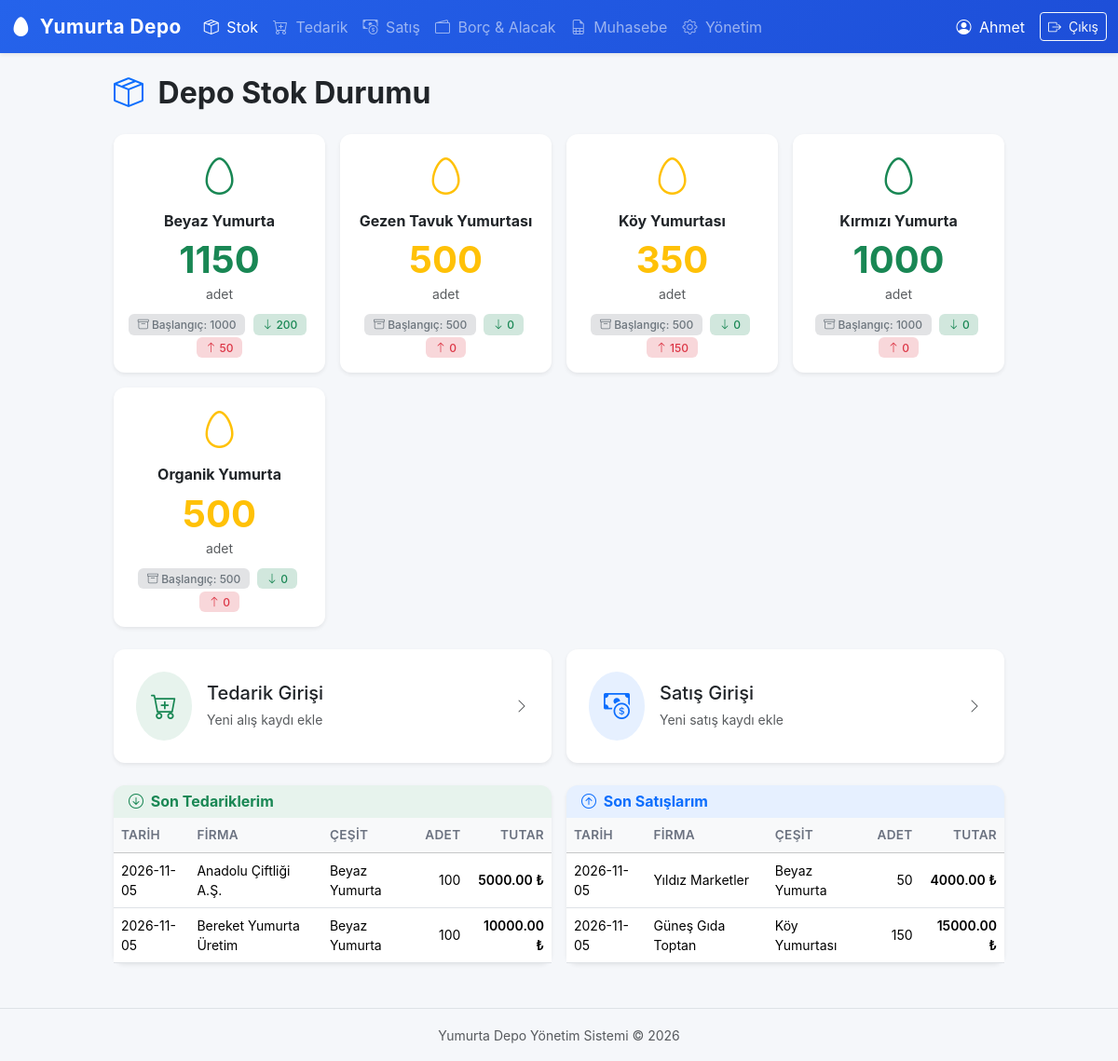
Page / (signed in) on the earlier database version.
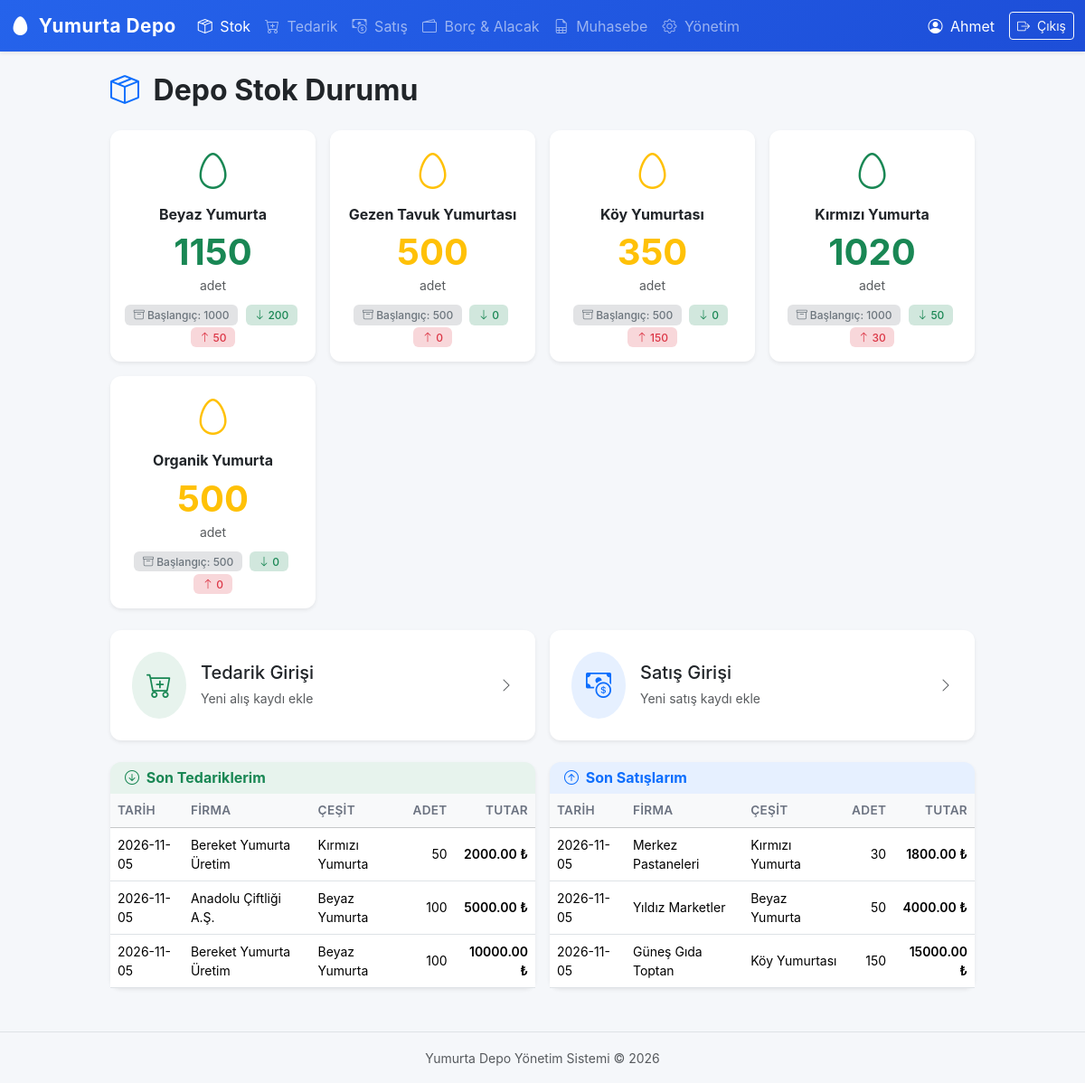
Same page on the later database version.
### tables this page shows
CREATE TABLE egg_types (
            id            INTEGER PRIMARY KEY AUTOINCREMENT,
            name          TEXT    UNIQUE NOT NULL,
            initial_stock INTEGER DEFAULT 0
        );

CREATE TABLE purchases (
            id          INTEGER   PRIMARY KEY AUTOINCREMENT,
            user_id     INTEGER   NOT NULL,
            egg_type_id INTEGER   NOT NULL,
            supplier_id INTEGER   NOT NULL,
            quantity    INTEGER   NOT NULL,
            unit_price  REAL      NOT NULL,
            total_price REAL      NOT NULL,
            date        TEXT      NOT NULL,
            note        TEXT      DEFAULT '',
            created_at  TIMESTAMP DEFAULT CURRENT_TIMESTAMP, paid_amount REAL NOT NULL DEFAULT 0, payment_method TEXT NOT NULL DEFAULT 'Nakit',
            FOREIGN KEY (user_id)     REFERENCES users(id),
            FOREIGN KEY (egg_type_id) REFERENCES egg_types(id),
            FOREIGN KEY (supplier_id) REFERENCES suppliers(id)
        );

CREATE TABLE suppliers (
            id   INTEGER PRIMARY KEY AUTOINCREMENT,
            name TEXT    UNIQUE NOT NULL
        );

CREATE TABLE sales (
            id          INTEGER   PRIMARY KEY AUTOINCREMENT,
            user_id     INTEGER   NOT NULL,
            egg_type_id INTEGER   NOT NULL,
            buyer_id    INTEGER   NOT NULL,
            quantity    INTEGER   NOT NULL,
            unit_price  REAL      NOT NULL,
            total_price REAL      NOT NULL,
            date        TEXT      NOT NULL,
            note        TEXT      DEFAULT '',
            created_at  TIMESTAMP DEFAULT CURRENT_TIMESTAMP, paid_amount REAL NOT NULL DEFAULT 0, payment_method TEXT NOT NULL DEFAULT 'Nakit',
            FOREIGN KEY (user_id)     REFERENCES users(id),
            FOREIGN KEY (egg_type_id) REFERENCES egg_types(id),
            FOREIGN KEY (buyer_id)    REFERENCES buyers(id)
        );

CREATE TABLE buyers (
            id   INTEGER PRIMARY KEY AUTOINCREMENT,
            name TEXT    UNIQUE NOT NULL
        );

### app.py (the view)
@app.route("/")
@login_required
def dashboard():
    stock = db.get_stock()
    conn = db.get_db()
    recent_purchases = conn.execute("""
        SELECT p.*, et.name AS egg_type_name, sup.name AS supplier_name
        FROM purchases p
        JOIN egg_types et  ON et.id  = p.egg_type_id
        JOIN suppliers sup ON sup.id = p.supplier_id
        WHERE p.user_id = ?
        ORDER BY p.created_at DESC LIMIT 5
    """, (session["user_id"],)).fetchall()
    recent_sales = conn.execute("""
        SELECT s.*, et.name AS egg_type_name, b.name AS buyer_name
        FROM sales s
        JOIN egg_types et ON et.id = s.egg_type_id
        JOIN buyers    b  ON b.id  = s.buyer_id
        WHERE s.user_id = ?
        ORDER BY s.created_at DESC LIMIT 5
    """, (session["user_id"],)).fetchall()
    conn.close()
    return render_template(
        "dashboard.html",
        stock=stock,
        recent_purchases=recent_purchases,
        recent_sales=recent_sales,
    )

### templates/dashboard.html (shortened to what this page needs)
{% extends "base.html" %}
{% block content %}
<div class="row justify-content-center">
    <div class="col-lg-10">
        <div class="d-flex justify-content-between align-items-center mb-4">
            <h2 class="fw-bold mb-0">
                <i class="bi bi-box-seam text-primary me-2"></i> Depo Stok Durumu
            </h2>
        </div>
        <div class="row g-3 mb-4">
            {% for item in stock %}
            <div class="col-sm-6 col-md-4 col-lg-3">
                <div class="card h-100 border-0 shadow-sm stock-card">
                    <div class="card-body text-center">
                        <div class="mb-2">
                            <i class="bi bi-egg fs-1
                                {% if item.stock > 500 %}text-success
                                {% elif item.stock > 100 %}text-warning
                                {% elif item.stock > 0 %}text-danger
                                {% else %}text-secondary
                                {% endif %}"></i>
                        </div>
                        <h6 class="card-title fw-bold">{{ item.name }}</h6>
                        <div class="display-6 fw-bold
                            {% if item.stock > 500 %}text-success
                            {% elif item.stock > 100 %}text-warning
                            {% elif item.stock > 0 %}text-danger
                            {% else %}text-secondary
                            {% endif %}">
                            {{ item.stock }}
                        </div>
                        <small class="text-muted">adet</small>
                        <div class="mt-2">
                            {% if item.initial_stock > 0 %}
                            <span class="badge bg-secondary-subtle text-secondary me-1">
                                <i class="bi bi-archive"></i> Başlangıç: {{ item.initial_stock }}
                            </span>
                            {% endif %}
                            <span class="badge bg-success-subtle text-success me-1">
                                <i class="bi bi-arrow-down"></i> {{ item.total_in }}
                            </span>
                            <span class="badge bg-danger-subtle text-danger">
                                <i class="bi bi-arrow-up"></i> {{ item.total_out }}
                            </span>
                        </div>
                    </div>
                </div>
            </div>
            {% endfor %}
        </div>
        <div class="row g-3 mb-4">
            <div class="col-md-6">
                <a href="{{ url_for('tedarik') }}" class="card border-0 shadow-sm text-decoration-none quick-action-card">
                    <div class="card-body d-flex align-items-center p-4">
                        <div class="bg-success bg-opacity-10 rounded-circle p-3 me-3">
                            <i class="bi bi-cart-plus fs-3 text-success"></i>
                        </div>
                        <div>
                            <h5 class="mb-1 text-dark">Tedarik Girişi</h5>
                            <small class="text-muted">Yeni alış kaydı ekle</small>
                        </div>
                        <i class="bi bi-chevron-right ms-auto text-muted"></i>
                    </div>
                </a>
            </div>
            <div class="col-md-6">
                <a href="{{ url_for('satis') }}" class="card border-0 shadow-sm text-decoration-none quick-action-card">
                    <div class="card-body d-flex align-items-center p-4">
                        <div class="bg-primary bg-opacity-10 rounded-circle p-3 me-3">
                            <i class="bi bi-cash-coin fs-3 text-primary"></i>
                        </div>
                        <div>
                            <h5 class="mb-1 text-dark">Satış Girişi</h5>
                            <small class="text-muted">Yeni satış kaydı ekle</small>
                        </div>
                        <i class="bi bi-chevron-right ms-auto text-muted"></i>
                    </div>
                </a>
            </div>
        </div>
        <div class="row g-3">
            <div class="col-md-6">
                <div class="card border-0 shadow-sm">
                    <div class="card-header bg-success bg-opacity-10 border-0">
                        <h6 class="mb-0 fw-bold text-success">
                            <i class="bi bi-arrow-down-circle me-1"></i> Son Tedariklerim
                        </h6>
                    </div>
                    <div class="card-body p-0">
                        {% if recent_purchases %}
                        <div class="table-responsive">
                            <table class="table table-hover mb-0 small">
                                <thead class="table-light">
                                    <tr>
                                        <th>Tarih</th>
                                        <th>Firma</th>
                                        <th>Çeşit</th>
                                        <th class="text-end">Adet</th>
                                        <th class="text-end">Tutar</th>
                                    </tr>
                                </thead>
                                <tbody>
                                    {% for p in recent_purchases %}
                                    <tr>
                                        <td>{{ p.date }}</td>
                                        <td>{{ p.supplier_name }}</td>
                                        <td>{{ p.egg_type_name }}</td>
                                        <td class="text-end">{{ p.quantity }}</td>
                                        <td class="text-end fw-semibold">{{ "%.2f"|format(p.total_price) }} ₺</td>
                                    </tr>
                                    {% endfor %}
                                </tbody>
                            </table>
                        </div>
                        {% else %}
                        <p class="text-muted text-center py-3 mb-0">Henüz tedarik kaydı yok</p>
                        {% endif %}
                    </div>
                </div>
            </div>
            <div class="col-md-6">
                <div class="card border-0 shadow-sm">
                    <div class="card-header bg-primary bg-opacity-10 border-0">
                        <h6 class="mb-0 fw-bold text-primary">
                            <i class="bi bi-arrow-up-circle me-1"></i> Son Satışlarım
                        </h6>
                    </div>
                    <div class="card-body p-0">
                        {% if recent_sales %}
                        <div class="table-responsive">
                            <table class="table table-hover mb-0 small">
                                <thead class="table-light">
                                    <tr>
                                        <th>Tarih</th>
                                        <th>Firma</th>
                                        <th>Çeşit</th>
                                        <th class="text-end">Adet</th>
                                        <th class="text-end">Tutar</th>
                                    </tr>
                                </thead>
                                <tbody>
                                    {% for s in recent_sales %}
                                    <tr>
                                        <td>{{ s.date }}</td>
                                        <td>{{ s.buyer_name }}</td>
                                        <td>{{ s.egg_type_name }}</td>
                                        <td class="text-end">{{ s.quantity }}</td>
                                        <td class="text-end fw-semibold">{{ "%.2f"|format(s.total_price) }} ₺</td>
                                    </tr>
                                    {% endfor %}
                                </tbody>
                            </table>
                        </div>
                        {% else %}
                        <p class="text-muted text-center py-3 mb-0">Henüz satış kaydı yok</p>
                        {% endif %}
                    </div>
                </div>
            </div>
        </div>
    </div>
</div>
{% endblock %}

### templates/base.html (shortened to what this page needs)
<!DOCTYPE html>
<html lang="tr" data-bs-theme="light">
<head>
    <link href="https://cdn.jsdelivr.net/npm/bootstrap@5.3.3/dist/css/bootstrap.min.css" rel="stylesheet">
    <link href="https://cdn.jsdelivr.net/npm/bootstrap-icons@1.11.3/font/bootstrap-icons.min.css" rel="stylesheet">
    <link href="{{ url_for('static', filename='style.css') }}" rel="stylesheet">
</head>
<body>
    {% if session.get('user_id') %}
    <nav class="navbar navbar-expand-lg navbar-dark bg-primary shadow-sm">
        <div class="container-fluid">
            <a class="navbar-brand fw-bold" href="{{ url_for('dashboard') }}">
                <i class="bi bi-egg-fill me-1"></i> Yumurta Depo
            </a>
            <div class="collapse navbar-collapse" id="navbarNav">
                <ul class="navbar-nav me-auto">
                    <li class="nav-item">
                        <a class="nav-link {% if request.endpoint == 'dashboard' %}active{% endif %}"
                           href="{{ url_for('dashboard') }}">
                            <i class="bi bi-box-seam me-1"></i> Stok
                        </a>
                    </li>
                    <li class="nav-item">
                        <a class="nav-link {% if request.endpoint == 'tedarik' %}active{% endif %}"
                           href="{{ url_for('tedarik') }}">
                            <i class="bi bi-cart-plus me-1"></i> Tedarik
                        </a>
                    </li>
                    <li class="nav-item">
                        <a class="nav-link {% if request.endpoint == 'satis' %}active{% endif %}"
                           href="{{ url_for('satis') }}">
                            <i class="bi bi-cash-coin me-1"></i> Satış
                        </a>
                    </li>
                    <li class="nav-item">
                        <a class="nav-link {% if request.endpoint == 'borc_alacak' %}active{% endif %}"
                           href="{{ url_for('borc_alacak') }}">
                            <i class="bi bi-wallet2 me-1"></i> Borç & Alacak
                        </a>
                    </li>
                    <li class="nav-item">
                        <a class="nav-link {% if request.endpoint == 'muhasebe' %}active{% endif %}"
                           href="{{ url_for('muhasebe') }}">
                            <i class="bi bi-file-earmark-spreadsheet me-1"></i> Muhasebe
                        </a>
                    </li>
                    <li class="nav-item">
                        <a class="nav-link {% if request.endpoint == 'yonetim' %}active{% endif %}"
                           href="{{ url_for('yonetim') }}">
                            <i class="bi bi-gear me-1"></i> Yönetim
                        </a>
                    </li>
                </ul>
                <div class="d-flex align-items-center">
                    <span class="text-white me-3">
                        <i class="bi bi-person-circle me-1"></i>
                        {{ session.get('user_name', '') }}
                    </span>
                    <a href="{{ url_for('logout') }}" class="btn btn-outline-light btn-sm">
                        <i class="bi bi-box-arrow-right me-1"></i> Çıkış
                    </a>
                </div>
            </div>
        </div>
    </nav>
    {% endif %}
    <main class="container-fluid py-4 px-3 px-md-4">
        {% block content %}{% endblock %}
    </main>
    <footer class="text-center text-muted py-3 border-top mt-4">
        <small>Yumurta Depo Yönetim Sistemi &copy; 2026</small>
    </footer>
</body>
</html>

Differences in the rows shown:
computed for egg_types "Kırmızı Yumurta": stock "1000" → "1020"; total_in "0" → "50"; total_out "0" → "30"
added purchases: date "2026-11-05", supplier_name "Bereket Yumurta Üretim", egg_type_name "Kırmızı Yumurta", quantity "50", total_price "2000.00"
added sales: date "2026-11-05", buyer_name "Merkez Pastaneleri", egg_type_name "Kırmızı Yumurta", quantity "30", total_price "1800.00"
